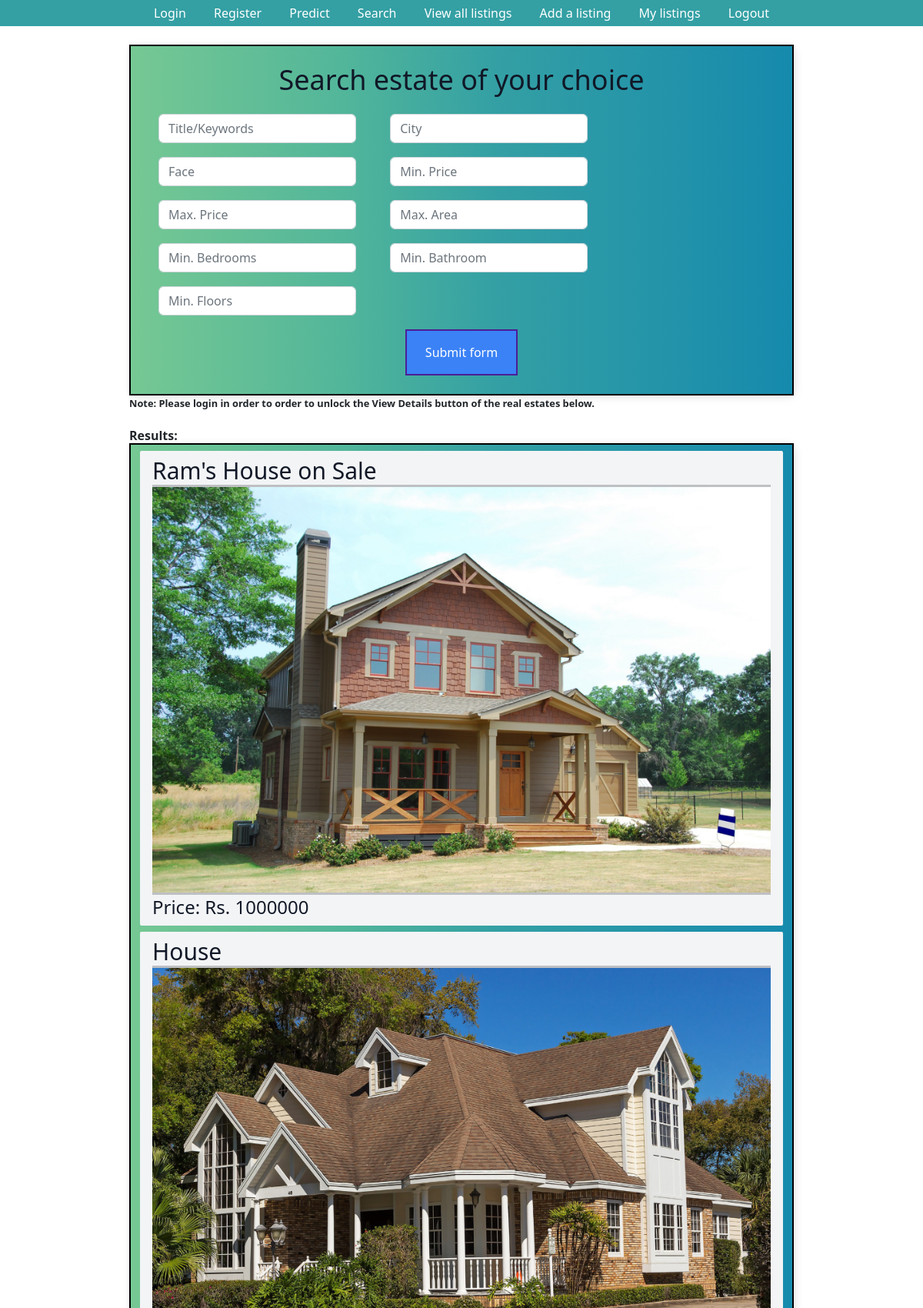
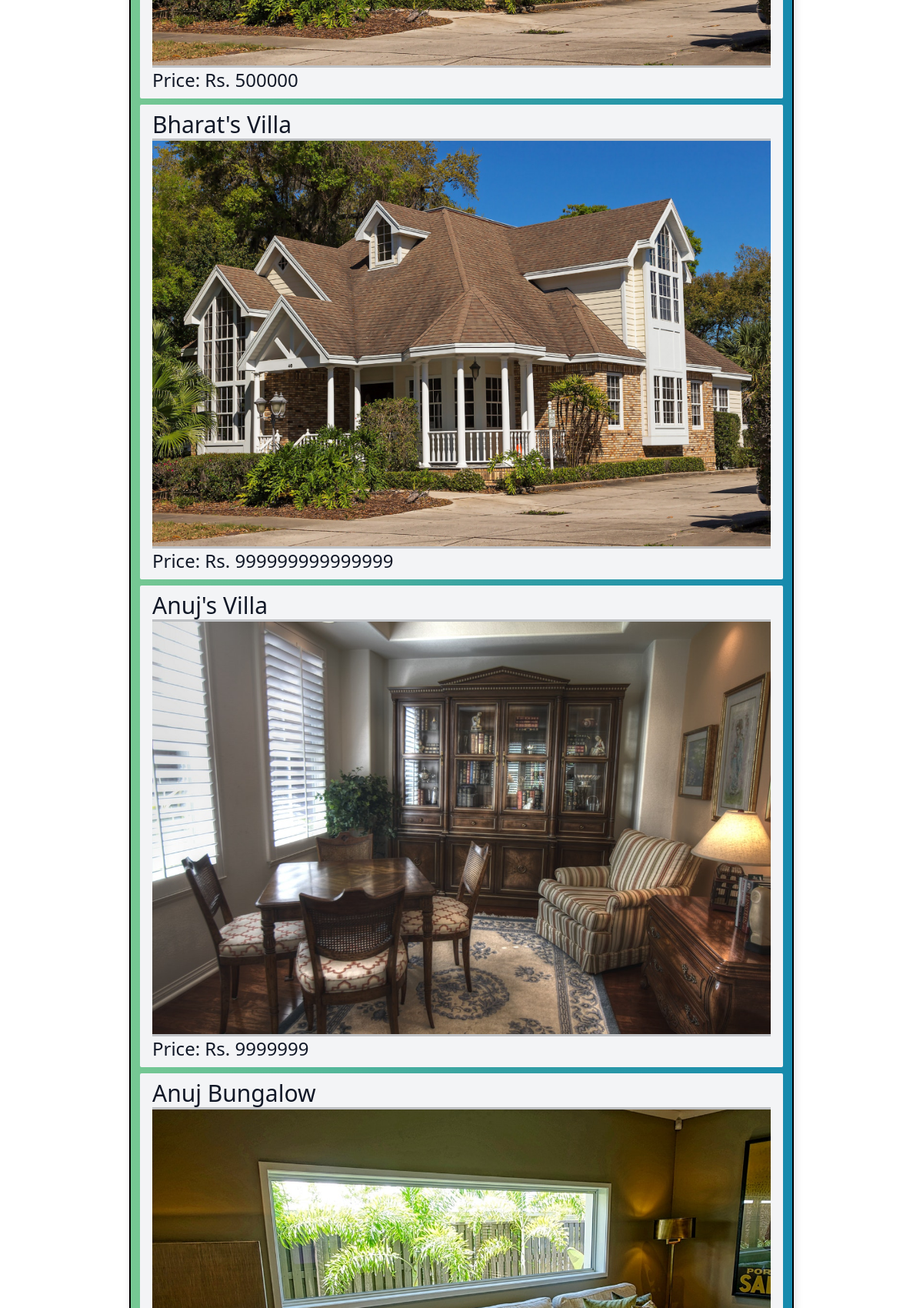
Page /listing_search (upper part) on the committed database (2 pictures, top to bottom).
### listings/models.py (models this page shows, shortened)
class Listing(models.Model):
    Title = models.CharField(max_length=30, default='House on Sale')
    Location = models.CharField(max_length=30, default='Kalanki')
    City = models.CharField(max_length=30, default='Kathmandu')
    Price = models.IntegerField(default=9999999)
    Bedroom = models.IntegerField(default=1)
    Bathroom = models.IntegerField(default=1)
    Floors = models.IntegerField(default=1)
    Parking = models.IntegerField(default=1)
    Face = models.CharField(max_length=30, default="East")
    Area = models.IntegerField(default=100)
    Road_Width = models.IntegerField(default=0)
    Road_Type = models.CharField(max_length=30, default="Concrete")
    Build_Area = models.IntegerField(default=100)
    Amenities = models.CharField(max_length=30, default="Bathroom")
    Contact_number = models.IntegerField(default=9845654321)
    Contact_mail = models.EmailField(max_length=30, default='admin@gmail.com')
    Image = models.ImageField(max_length = 254)
    user = models.ForeignKey(User, on_delete=models.SET_NULL,null=True)
    is_sold = models.BooleanField(default=False)
    Description = models.CharField(max_length=1000, default="Please describe your estate here. You may also justify the price of your estate here.")
    likes = models.ManyToManyField(User, related_name='estate')

### listings/views.py (the view)
# urls.py: path('listing_search', listing_search, name='listing_search'),
def listing_search(request):
    queryset_list=Listing.objects.all()
    if 'Title' in request.GET:
        Title = request.GET['Title']
        if Title:
            queryset_list = queryset_list.filter(Title__icontains = Title)
    else:
        Title = ''
    if 'City' in request.GET:
        city = request.GET['City']
        if city:
            queryset_list=queryset_list.filter(City__iexact = city)
    else:
        city = ''
    if 'Face' in request.GET:
        Face = request.GET['Face']
        if Face:
            queryset_list=queryset_list.filter(Face__iexact = Face)
    else:
        Face = ''
    if 'Bedroom' in request.GET:
        Bedroom = request.GET['Bedroom']
        if Bedroom:
            queryset_list=queryset_list.filter(Bedroom__gte=Bedroom)
    else:
        Bedroom = ''
    if 'Bathroom' in request.GET:
        Bathroom = request.GET['Bathroom']
        if Bathroom:
            queryset_list=queryset_list.filter(Bathroom__gte=Bathroom)
    else:
        Bathroom = ''
    if 'Floors' in request.GET:
        Floors = request.GET['Floors']
        if Floors:
            queryset_list=queryset_list.filter(Floors__gte=Floors)
    else:
        Floors = ''
    if 'Area' in request.GET:
        Area = request.GET['Area']
        if Area:
            queryset_list=queryset_list.filter(Area__lte=Area)
    else:
        Area = ''
    if 'Min_Price' in request.GET:
        Min_Price = request.GET['Min_Price']
        if Min_Price:
            queryset_list=queryset_list.filter(Price__gte=Min_Price)
    else:
        Min_Price = ''
    if 'Max_Price' in request.GET:
        Max_Price = request.GET['Max_Price']
        if Max_Price:
            queryset_list=queryset_list.filter(Price__lte=Max_Price)
    else:
        Max_Price = ''
    context={
        'listings':queryset_list, 'Min_Price':Min_Price,'Max_Price':Max_Price, 'Area':Area, 'Floors':Floors, 'Bathroom':Bathroom,
        'Bedroom':Bedroom, 'Face':Face, 'City': city, 'Title': Title,
    }
    return render(request, "listing_search.html", context)

### templates/listing_search.html (shortened to what this page needs)
{% extends "base.html" %}
{% block content %}
<div class="container"><br>
<center><h1 class="text-4xl text-gray-900">Search estate of your choice</h1></center><br>
    <div>
        <form class="form-inline" action="{% url 'listing_search' %}" method="get" enctype="multipart/form-data">
            <div class="form-check form-check-inline">
                <div class="col-md-18 mb-3">
                    <input type="text" name="Title" class="form-control" placeholder="Title/Keywords"  value="{{ Title }}">
                </div>
            </div>
            <div class="form-check form-check-inline">
                <div class="col-md-18 mb-3">
                    <input type="text" name="City" class="form-control" placeholder="City"  value="{{ City }}">
                </div>
            </div>
            <div class="form-check form-check-inline">
                <div class="col-md-18 mb-3">
                    <input type="text" name="Face" class="form-control" placeholder="Face"  value="{{ Face }}">
                </div>
            </div>
            <div class="form-check form-check-inline">
                <div class="col-md-18 mb-3">
                    <input type="text" name="Min_Price" class="form-control" placeholder="Min. Price"  value="{{ Min_Price }}">
                </div>
            </div>
            <div class="form-check form-check-inline">
                <div class="col-md-18 mb-3">
                    <input type="text" name="Max_Price" class="form-control" placeholder="Max. Price"  value="{{ Max_Price }}">
                </div>
            </div>
            <div class="form-check form-check-inline">
                <div class="col-md-18 mb-3">
                    <input type="text" name="Area" class="form-control" placeholder="Max. Area"  value="{{ Area }}">
                </div>
            </div>
            <div class="form-check form-check-inline">
                <div class="col-md-18 mb-3">
                    <input type="text" name="Bedroom" class="form-control" placeholder="Min. Bedrooms"  value="{{ Bedroom }}">
                </div>
            </div>
            <div class="form-check form-check-inline">
                <div class="col-md-18 mb-3">
                    <input type="text" name="Bathroom" class="form-control" placeholder="Min. Bathroom"  value="{{ Bathroom }}">
                </div>
            </div>
            <div class="form-check form-check-inline">
                <div class="col-md-18 mb-3">
                    <input type="text" name="Floors" class="form-control" placeholder="Min. Floors"  value="{{ Floors }}">
                </div>
            </div>
            <center><button class="flex items-center px-4 py-3 text-white bg-blue-500 hover:bg-blue-400 border-2 border-violet-900"
                type="submit">Submit form</button></center>
            <br>
        </form>
    </div>
</div>
{% if not request.user.is_authenticated %}
<h1><strong><small>Note: Please login in order to order to unlock the View Details button of the real estates below.</small></strong></h1>
{% endif %}
<br><h1><strong>Results:</strong></h1>
<div class = "container">
    {% if listings %}
    {% for listing in listings %}
    <div class="mt-2 px-3 py-2 bg-gray-100 rounded-sm">
        <h3 class="text-3xl text-gray-900">{{ listing.Title }}</h3><hr><hr><hr>
        {% if listing.Image %}
        <img src="{{ listing.Image.url }}" alt="">
        {% endif %}
        <hr><hr><hr><h2 class="text-2xl text-gray-900">Price: Rs. {{listing.Price}}</h2>
    </div>
    {% endfor %}
    {% else %}
    <div class="col-md-12">
    <p>No Listings Available</p>
    </div>
    {% endif %}
</div>
{% endblock content %}

### templates/base.html (style rules this page uses)
.container { max-width: 1550px; margin: auto; background-color: rgba(136, 5, 5, 0.421); -webkit-box-shadow: 2px 2px 13px -4px rgba(0, 0, 0, 0.21); box-shadow: 2px 2px 13px -4px rgba(0, 0, 0, 0.21); background: linear-gradient(90deg, #76C893 0%, #52B69A 32%, #34A0A4 55%, #168AAD 100%); border: 2px solid #000 }

### rows in the picture
Listing: Title "Ram's House on Sale", Image (picture), Price "1000000"
Listing: Title "House", Image (picture), Price "500000"
Listing: Title "Bharat's Villa", Image (picture), Price "999999999999999"
Listing: Title "Anuj's Villa", Image (picture), Price "9999999"
Listing: Title "Anuj Bungalow", Image (picture)
